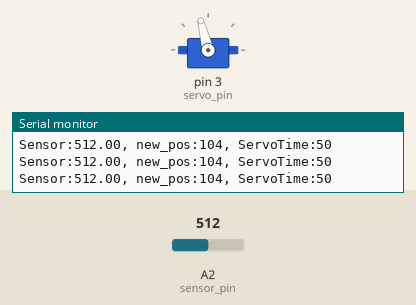
Simulated run of this sketch. Board: Arduino Uno, built with avr-gcc and run on an emulated ATmega328P. Shown: servo, the last lines printed to the serial monitor. The inputs (shaded band) are chosen by the test bench; at power-on: A2 (sensor_pin) = 512.

Above: at 1.2 s.
1.3 s: A2 (sensor_pin) set to 900
At 2.2 s:
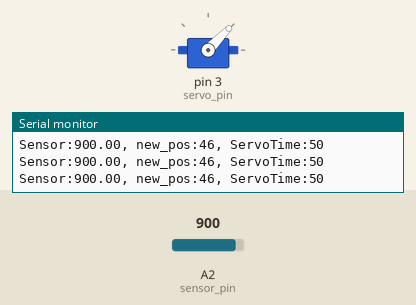
2.8 s: A2 (sensor_pin) set to 1023
At 3.3 s:
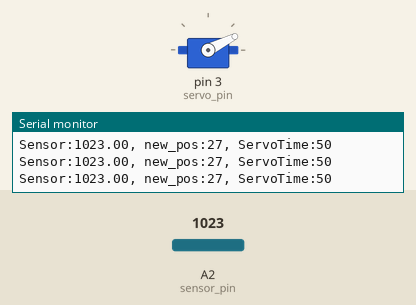
4.3 s: A2 (sensor_pin) set to 716
At 5.5 s:
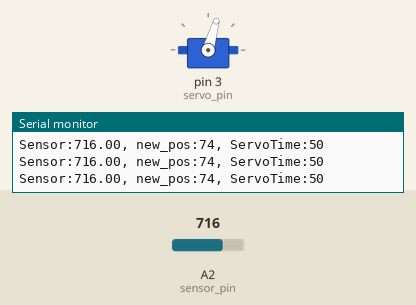
5.8 s: A2 (sensor_pin) set to 306
At 6.2 s:
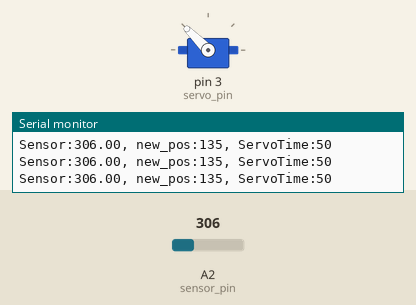
7.3 s: A2 (sensor_pin) set to 290
At 8.1 s:
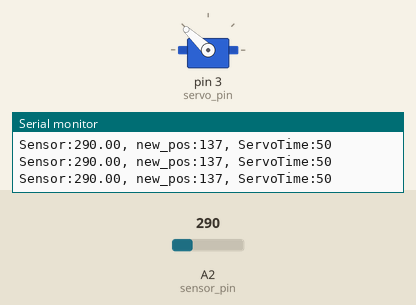
10.3 s: A2 (sensor_pin) set to 143
At 11.2 s:
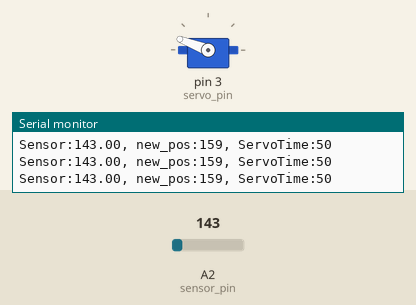
Timing chart, 0 to 12.8 s (numbered marks = the images above; inputs shaded):
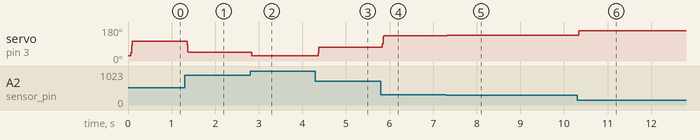

Measured:
- after the input at 1.3 s, servo on pin 3 (servo_pin): 104° → 46° after 0.05 s
- after the input at 2.8 s, servo on pin 3 (servo_pin): 46° → 27° at once
- after the input at 4.3 s, servo on pin 3 (servo_pin): 27° → 74° after 0.06 s
- after the input at 5.8 s, servo on pin 3 (servo_pin): 74° → 135° at once
- after the input at 7.3 s, servo on pin 3 (servo_pin): 135° → 137° at once
- after the input at 10.3 s, servo on pin 3 (servo_pin): 137° → 159° at once

The sketch:

limbitless_v3.ino
```cpp
/*
 * limbitless_v3
 *
 * Title: Limbitless v3
 * Author: Tyler Petresky <tylerpetresky.com>, Benny Godlin
 * Date: 7-14
 *
 * Desc: Basic code to allow the actuation a servo (closing of
 *       a prosthetic hand) based on sensor.
 *       The hand should open or close analog to sensor reading.
 *       The FSR (force sensitive resistor) is between an A2D pin
 *       and Vcc, the A2D pin is pulled up by 10K-47K resistor.
 */

#include <Servo.h>

// set to 1 if the angle of the servo is reversed:
#define REVERSE_SERVO 1

// set to 1 to try to detach servo when
//   at rest (new_pos <= MIN_ANG) to save battery power
#define DETACH_SERVO_AT_REST 1

// Servo PWR pin
//#define SERVO_PWR 10

// Digital pin for servo motor
const int servo_pin = 3;
// Analog pin for the muscle sensor or FSR
const int sensor_pin = A2;

/* - UNUSED
// Threshold value that allows the hand to open and close.
// The scaled value of the muscle sensor's value is compared
// to this threshold value.
// Sample 6-year old was 20.0, Adult was 100.0
// float toggle_threshold = 60.0;
*/

// Servo object
Servo servo;

// Its max and min angles:
const int MIN_ANG = 27;  // 36; // 18; // 45;
const int MAX_ANG = 153; // 179; // 135;

// Timer used to allow the muscle to relax before toggling the
// hand. Prevents toggling too quickly.
int servo_timer = 0;

const int step_mS = 10;
const int step_ang = 18; // 9; 3;

// Delay in each loop():
const int loop_delay = 10;
const int detach_delay = 10;

// Time in mS between servo moves:
const int timer_threshold = 50; //100;

bool servo_attached = false;
int old_pos = MIN_ANG;


// Sets up the system. Runs once on startup.
void setup()
{
  // Uncomment this for calibration purposes.
  Serial.begin(9600);

  pinMode(sensor_pin, INPUT);

#ifdef SERVO_PWR
  pinMode(SERVO_PWR, OUTPUT);
  digitalWrite(SERVO_PWR, HIGH);
#endif

  // Assign the servo to it's respective pin
  pinMode(servo_pin, OUTPUT);
  servo.attach(servo_pin);
  servo_attached = true;

  // Set default angle of servo as opened
  servo.write(old_pos);

  Serial.println("RST");
}

void loop()
{
  // Raw value of the muscle sensor reading
  float sensor_value = analogRead(sensor_pin);

  // Muscle sensor value scaled to min_
  int sensor_scaled = sensor_value * (MAX_ANG / 1024.0);
  if (sensor_value > 1020.0)
    sensor_scaled = MAX_ANG;
  if (sensor_value < 20.0)
    sensor_scaled = MIN_ANG;

  // Remove these before deployment.
  // Uncomment for calibration purposes.
  // To calibrate, have the person of interest
  // flex the desired muscle and watch where the
  // value of sensor_scaled peaks. Afterwards,
  // change the value of toggle_threshold accordingly.

  // To start movement, the timer should reach at it's max value.
  if (/*sensor_scaled >= toggle_threshold &&*/ servo_timer >= timer_threshold)
  {
#if REVERSE_SERVO
    int new_pos = 180 - sensor_scaled; // should be 0..180
#else
    int new_pos = sensor_scaled; // should be 0..180
#endif
    Serial.print("Sensor:");
    Serial.print(sensor_value);
    Serial.print(", new_pos:");
    Serial.print(new_pos);
    Serial.print(", ServoTime:"); //"\tServoTimer: ");
    Serial.println(servo_timer);

#if DETACH_SERVO_AT_REST
    // Save power when servo not needed:
    if (new_pos == old_pos) {
      // deactivate servo if angle <= MIN_ANG (hand is open):
#if REVERSE_SERVO
      if (new_pos >= MAX_ANG) {
#else
      if (new_pos <= MIN_ANG) {
#endif
        delay(detach_delay);
        servo.detach();
        //digitalWrite(servo_pin, LOW);
#ifdef SERVO_PWR
        digitalWrite(SERVO_PWR, LOW);
#endif
        servo_attached = false;
        delay(detach_delay);
      }
    }
    // activate servo if angle > MIN_ANG:
    else if (!servo_attached &&
#if REVERSE_SERVO
      (new_pos < MAX_ANG)
#else
      (new_pos > MIN_ANG)
#endif
    ) {
#ifdef SERVO_PWR
      digitalWrite(SERVO_PWR, HIGH);
#endif
      servo.attach(servo_pin);
      servo_attached = true;
      delay(detach_delay);
    }
#endif

    if (servo_attached) {
      //servo.write(new_pos);

      if (new_pos < old_pos) {
        for(int pos = old_pos; pos > new_pos; pos -= step_ang)
        { // Closes the hand by gradually adjusting the written angle.
          servo.write(pos);
          delay(step_mS);
        }
      } else if (new_pos > old_pos) {
        for(int pos = old_pos; pos < new_pos; pos += step_ang)
        { // Opens the hand by gradually adjusting the written angle.
          servo.write(pos);
          delay(step_mS);
        }
      }
      servo.write(new_pos); // reach the new pos
    } // servo_attached

    /*
    int servo_pulse_ms = servo.readMicroseconds();
    Serial.print("pulse:");
    Serial.println(servo_pulse_ms);
    */

    old_pos = new_pos;
    // Reset the timer
    servo_timer = 0;
  }

  // Don't allow the servo_timer to get too big. Overflow errors
  // crash the Arduino.
  if (servo_timer < timer_threshold)
    servo_timer += loop_delay;

  // Delay for the servo. Don't want to overload it.
  delay(loop_delay);
}
```
